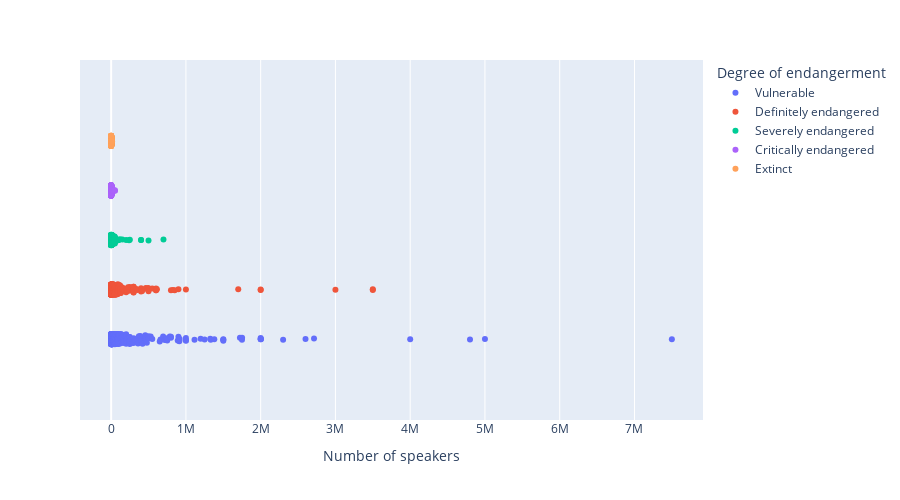

Source (notebook cell):
### Code cell
px.strip(df, x='Number of speakers', color='Degree of endangerment',
         hover_name='Name in English', height=500)

### Figure 1 — Plotly figure (JSON) as saved in the notebook; plotly's stock layout.template omitted (floating-point values rounded to 4 significant figures; data arrays with more than 128 entries replaced by an {"elided": "..."} marker saying what was removed)
{"data": [{"alignmentgroup": "True", "boxpoints": "all", "fillcolor": "rgba(255,255,255,0)", "hoveron": "points", "hovertemplate": "<b>%{hovertext}</b><br><br>Degree of endangerment=Vulnerable<br>Number of speakers=%{x}<extra></extra>", "hovertext": {"elided": "628 str values"}, "legendgroup": "Vulnerable", "line": {"color": "rgba(255,255,255,0)"}, "marker": {"color": "#636efa"}, "name": "Vulnerable", "offsetgroup": "Vulnerable", "orientation": "h", "pointpos": 0, "showlegend": true, "type": "box", "x": {"elided": "628 int values"}, "x0": " ", "xaxis": "x", "y0": " ", "yaxis": "y"}, {"alignmentgroup": "True", "boxpoints": "all", "fillcolor": "rgba(255,255,255,0)", "hoveron": "points", "hovertemplate": "<b>%{hovertext}</b><br><br>Degree of endangerment=Definitely endangered<br>Number of speakers=%{x}<extra></extra>", "hovertext": {"elided": "680 str values"}, "legendgroup": "Definitely endangered", "line": {"color": "rgba(255,255,255,0)"}, "marker": {"color": "#EF553B"}, "name": "Definitely endangered", "offsetgroup": "Definitely endangered", "orientation": "h", "pointpos": 0, "showlegend": true, "type": "box", "x": {"elided": "680 int values"}, "x0": " ", "xaxis": "x", "y0": " ", "yaxis": "y"}, {"alignmentgroup": "True", "boxpoints": "all", "fillcolor": "rgba(255,255,255,0)", "hoveron": "points", "hovertemplate": "<b>%{hovertext}</b><br><br>Degree of endangerment=Severely endangered<br>Number of speakers=%{x}<extra></extra>", "hovertext": {"elided": "554 str values"}, "legendgroup": "Severely endangered", "line": {"color": "rgba(255,255,255,0)"}, "marker": {"color": "#00cc96"}, "name": "Severely endangered", "offsetgroup": "Severely endangered", "orientation": "h", "pointpos": 0, "showlegend": true, "type": "box", "x": {"elided": "554 int values"}, "x0": " ", "xaxis": "x", "y0": " ", "yaxis": "y"}, {"alignmentgroup": "True", "boxpoints": "all", "fillcolor": "rgba(255,255,255,0)", "hoveron": "points", "hovertemplate": "<b>%{hovertext}</b><br><br>Degree of endangerment=Critically endangered<br>Number of speakers=%{x}<extra></extra>", "hovertext": {"elided": "607 str values"}, "legendgroup": "Critically endangered", "line": {"color": "rgba(255,255,255,0)"}, "marker": {"color": "#ab63fa"}, "name": "Critically endangered", "offsetgroup": "Critically endangered", "orientation": "h", "pointpos": 0, "showlegend": true, "type": "box", "x": {"elided": "607 int values"}, "x0": " ", "xaxis": "x", "y0": " ", "yaxis": "y"}, {"alignmentgroup": "True", "boxpoints": "all", "fillcolor": "rgba(255,255,255,0)", "hoveron": "points", "hovertemplate": "<b>%{hovertext}</b><br><br>Degree of endangerment=Extinct<br>Number of speakers=%{x}<extra></extra>", "hovertext": {"elided": "253 str values"}, "legendgroup": "Extinct", "line": {"color": "rgba(255,255,255,0)"}, "marker": {"color": "#FFA15A"}, "name": "Extinct", "offsetgroup": "Extinct", "orientation": "h", "pointpos": 0, "showlegend": true, "type": "box", "x": {"elided": "253 int values"}, "x0": " ", "xaxis": "x", "y0": " ", "yaxis": "y"}], "layout": {"boxmode": "group", "height": 500, "legend": {"title": {"text": "Degree of endangerment"}, "tracegroupgap": 0}, "margin": {"t": 60}, "xaxis": {"anchor": "y", "domain": [0, 1], "title": {"text": "Number of speakers"}}, "yaxis": {"anchor": "x", "domain": [0, 1]}}}
